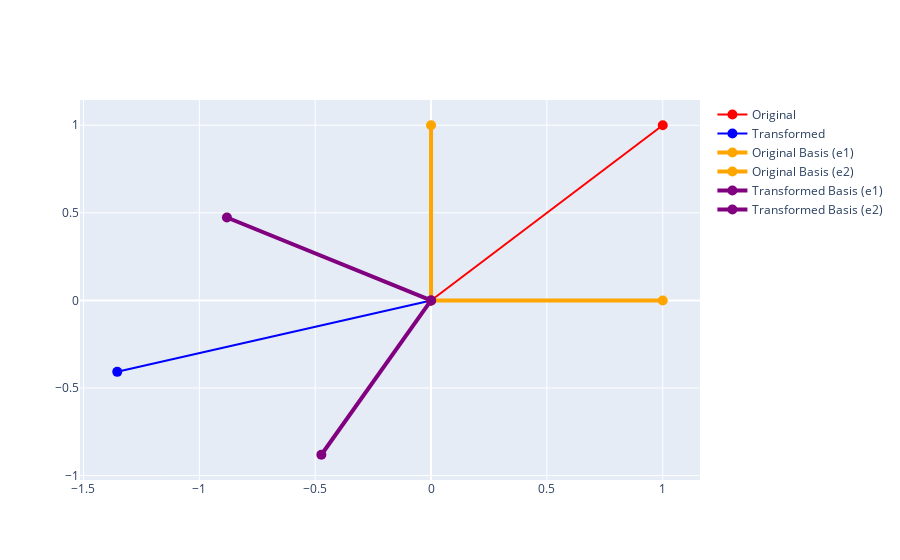

Notebook code cell kept with this figure:
### Code cell
import plotly.graph_objects as go
import numpy as np

# Original nodes in the standard basis
nodes = np.array([[0, 0], [1, 1]])
edges = [(0, 1)]

# Generate a random matrix and perform QR decomposition to create an orthogonal basis
random_matrix = np.random.rand(2, 2)
random_basis, _ = np.linalg.qr(random_matrix)

# Transform nodes
transformed_nodes = nodes @ random_basis.T

fig = go.Figure()

# Plot original red nodes and edge
fig.add_trace(go.Scatter(x=nodes[:, 0],
                         y=nodes[:, 1],
                         mode='markers+lines',
                         marker=dict(color='red', size=10),
                         line=dict(color='red', width=2),
                         name='Original'))

# Plot transformed blue nodes and edge
fig.add_trace(go.Scatter(x=transformed_nodes[:, 0],
                         y=transformed_nodes[:, 1],
                         mode='markers+lines',
                         marker=dict(color='blue', size=10),
                         line=dict(color='blue', width=2),
                         name='Transformed'))

# Plot original basis vectors
fig.add_trace(go.Scatter(x=[0, 1], y=[0, 0], mode='lines+markers',
                         line=dict(color='orange', width=4),
                         marker=dict(color='orange', size=10),
                         name='Original Basis (e1)'))
fig.add_trace(go.Scatter(x=[0, 0], y=[0, 1], mode='lines+markers',
                         line=dict(color='orange', width=4),
                         marker=dict(color='orange', size=10),
                         name='Original Basis (e2)'))

# Plot transformed basis vectors
transformed_basis_e1 = random_basis[:, 0]
transformed_basis_e2 = random_basis[:, 1]
fig.add_trace(go.Scatter(x=[0, transformed_basis_e1[0]], y=[0, transformed_basis_e1[1]],
                         mode='lines+markers',
                         line=dict(color='purple', width=4),
                         marker=dict(color='purple', size=10),
                         name='Transformed Basis (e1)'))
fig.add_trace(go.Scatter(x=[0, transformed_basis_e2[0]], y=[0, transformed_basis_e2[1]],
                         mode='lines+markers',
                         line=dict(color='purple', width=4),
                         marker=dict(color='purple', size=10),
                         name='Transformed Basis (e2)'))

fig.update_layout(showlegend=True)
fig.show()

### Figure 1 — Plotly figure (JSON) as saved in the notebook; plotly's stock layout.template omitted (floating-point values rounded to 4 significant figures)
{"data": [{"line": {"color": "red", "width": 2}, "marker": {"color": "red", "size": 10}, "mode": "markers+lines", "name": "Original", "x": [0, 1], "y": [0, 1], "type": "scatter"}, {"line": {"color": "blue", "width": 2}, "marker": {"color": "blue", "size": 10}, "mode": "markers+lines", "name": "Transformed", "x": [0.0, -1.354], "y": [0.0, -0.4076], "type": "scatter"}, {"line": {"color": "orange", "width": 4}, "marker": {"color": "orange", "size": 10}, "mode": "lines+markers", "name": "Original Basis (e1)", "x": [0, 1], "y": [0, 0], "type": "scatter"}, {"line": {"color": "orange", "width": 4}, "marker": {"color": "orange", "size": 10}, "mode": "lines+markers", "name": "Original Basis (e2)", "x": [0, 0], "y": [0, 1], "type": "scatter"}, {"line": {"color": "purple", "width": 4}, "marker": {"color": "purple", "size": 10}, "mode": "lines+markers", "name": "Transformed Basis (e1)", "x": [0, -0.4733], "y": [0, -0.8809], "type": "scatter"}, {"line": {"color": "purple", "width": 4}, "marker": {"color": "purple", "size": 10}, "mode": "lines+markers", "name": "Transformed Basis (e2)", "x": [0, -0.8809], "y": [0, 0.4733], "type": "scatter"}], "layout": {"showlegend": true}}
